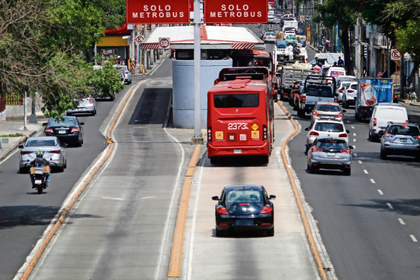
%> input picture imagenes/metrobus.png, 420 x 280 px, shrunk from 739 x 492 before the run
$ octave examen1.m   (GNU Octave 9; MATLAB toolbox functions it lacks are replaced by stand-ins)
%> lines starting %> are read from the running program, lines starting %| are printed output that depends on the picture; in (x1, y1, x2, y2) boxes, pixels count from 0 and x2, y2 are one past the last pixel; in counts of white or black regions, pixels touching at a corner belong together; the program's own positions count from 1
### libreria/escalar_mascara.m
function escalada_final = escalar_mascara(imagen, mascara)
    % ESCALAR_MASCARA : regresa la mascara escalada y centrada segun una imagen/matriz
    %                  imagen: imagen principal
    %                  mascara: mascara binaria a escalar

    escalada = imagen;
    escalada(:, :, :) = 0;
    [m, n, c] = size(escalada); %filas, columnas, canal
    ancho_imagen = round(n/2); % engorda
    desplazamiento = round((n - ancho_imagen) / 2); % enpareja
    alto_imagen = m;

    copia_mascara = mascara;
    copia_mascara(:, :, :) = 0;
    [m_mascara, n_mascara, c_mascara] = size(copia_mascara);
    ancho_mascara = n_mascara;
    alto_mascara = m_mascara;

    ancho_unidad = round(ancho_imagen/ancho_mascara);
    alto_unidad = round(alto_imagen/alto_mascara);


    for i = 1 : m_mascara
      for j = 1 : n_mascara
        inicio_fila = ((i - 1) * alto_unidad) + 1;
        fin_fila = i * alto_unidad;

        inicio_columna = ((j - 1) * ancho_unidad) + 1;
        fin_columna = j * ancho_unidad;


        if i == m_mascara
            fin_fila = alto_imagen;
        end
        if j == n_mascara
            fin_columna = ancho_imagen;
        end


        if mascara(i, j) == 1
            inicio_absoluto_columna = inicio_columna + desplazamiento;
            fin_absoluto_columna = fin_columna + desplazamiento;

            escalada(inicio_fila:fin_fila, inicio_absoluto_columna:fin_absoluto_columna, :) = 1;
        end

      end
    end
    escalada_final = logical(escalada(:,:,1));


end

### libreria/matriz_letra.m
function matriz = matriz_letra(letra)
    % MATRIZ_LETRA: Regresa una pequena matriz binaria de 5x8 que representa el caracter deseado
    % letra: Caracter a recuperar.

    switch letra
        case 'A'
            matriz = [
            0 0  1 1 1 1  0 0;
            0 0  1 0 0 1  0 0;
            0 0  1 1 1 1  0 0;
            0 0  1 0 0 1  0 0;
            0 0  1 0 0 1  0 0];
        case 'B'
            matriz = [
            0 0  1 1 1 0  0 0;
            0 0  1 0 0 1  0 0;
            0 0  1 1 1 0  0 0;
            0 0  1 0 0 1  0 0;
            0 0  1 1 1 0  0 0];
        case 'C'
            matriz = [
            0 0  0 1 1 1  0 0;
            0 0  1 0 0 0  0 0;
            0 0  1 0 0 0  0 0;
            0 0  1 0 0 0  0 0;
            0 0  0 1 1 1  0 0];
        case 'D'
            matriz = [
            0 0  1 1 1 0  0 0;
            0 0  1 0 0 1  0 0;
            0 0  1 0 0 1  0 0;
            0 0  1 0 0 1  0 0;
            0 0  1 1 1 0  0 0];
        case 'E'
            matriz = [
            0 0  1 1 1 1  0 0;
            0 0  1 0 0 0  0 0;
            0 0  1 1 1 0  0 0;
            0 0  1 0 0 0  0 0;
            0 0  1 1 1 1  0 0];
        case 'F'
            matriz = [
            0 0  1 1 1 1  0 0;
            0 0  1 0 0 0  0 0;
            0 0  1 1 1 0  0 0;
            0 0  1 0 0 0  0 0;
            0 0  1 0 0 0  0 0];
        case 'G'
            matriz = [
            0 0  0 1 1 1  0 0;
            0 0  1 0 0 0  0 0;
            0 0  1 0 1 1  0 0;
            0 0  1 0 0 1  0 0;
            0 0  0 1 1 1  0 0];
        case 'H'
            matriz = [
            0 0  1 0 0 1  0 0;
            0 0  1 0 0 1  0 0;
            0 0  1 1 1 1  0 0;
            0 0  1 0 0 1  0 0;
            0 0  1 0 0 1  0 0];
        case 'I'
            matriz = [
            0 0  1 1 1 1  0 0;
            0 0  0 1 1 0  0 0;
            0 0  0 1 1 0  0 0;
            0 0  0 1 1 0  0 0;
            0 0  1 1 1 1  0 0];
        case 'J'
            matriz = [
            0 0  0 0 0 1  0 0;
            0 0  0 0 0 1  0 0;
            0 0  1 0 0 1  0 0;
            0 0  1 0 0 1  0 0;
            0 0  0 1 1 0  0 0];
        case 'K'
            matriz = [
            0 0  1 0 0 1  0 0;
            0 0  1 0 1 0  0 0;
            0 0  1 1 0 0  0 0;
            0 0  1 0 1 0  0 0;
            0 0  1 0 0 1  0 0];
        case 'L'
            matriz = [
            0 0  1 0 0 0  0 0;
            0 0  1 0 0 0  0 0;
            0 0  1 0 0 0  0 0;
            0 0  1 0 0 0  0 0;
            0 0  1 1 1 1  0 0];
        case 'M'
            matriz = [
            0 0  1 0 0 1  0 0;
            0 0  1 1 1 1  0 0;
            0 0  1 0 0 1  0 0;
            0 0  1 0 0 1  0 0;
            0 0  1 0 0 1  0 0];
        case 'N'
            matriz = [
            0 0  1 0 0 1  0 0;
            0 0  1 1 0 1  0 0;
            0 0  1 0 1 1  0 0;
            0 0  1 0 0 1  0 0;
            0 0  1 0 0 1  0 0];
        case 'O'
            matriz = [
            0 0  0 1 1 0  0 0;
            0 0  1 0 0 1  0 0;
            0 0  1 0 0 1  0 0;
            0 0  1 0 0 1  0 0;
            0 0  0 1 1 0  0 0];
        case 'P'
            matriz = [
            0 0  1 1 1 0  0 0;
            0 0  1 0 0 1  0 0;
            0 0  1 1 1 0  0 0;
            0 0  1 0 0 0  0 0;
            0 0  1 0 0 0  0 0];
        case 'Q'
            matriz = [
            0 0  0 1 1 0  0 0;
            0 0  1 0 0 1  0 0;
            0 0  1 0 0 1  0 0;
            0 0  0 1 1 0  0 0;
            0 0  0 0 0 1  0 0];
        case 'R'
            matriz = [
            0 0  1 1 1 0  0 0;
            0 0  1 0 0 1  0 0;
            0 0  1 1 1 0  0 0;
            0 0  1 0 1 0  0 0;
            0 0  1 0 0 1  0 0];
        case 'S'
            matriz = [
            0 0  0 1 1 1  0 0;
            0 0  1 0 0 0  0 0;
            0 0  0 1 1 0  0 0;
            0 0  0 0 0 1  0 0;
            0 0  1 1 1 0  0 0];
        case 'T'
            matriz = [
            0 0  1 1 1 1  0 0;
            0 0  0 1 1 0  0 0;
            0 0  0 1 1 0  0 0;
            0 0  0 1 1 0  0 0;
            0 0  0 1 1 0  0 0];
        case 'U'
            matriz = [
            0 0  1 0 0 1  0 0;
            0 0  1 0 0 1  0 0;
            0 0  1 0 0 1  0 0;
            0 0  1 0 0 1  0 0;
            0 0  0 1 1 0  0 0];
        case 'V'
            matriz = [
            0 0  1 0 0 1  0 0;
            0 0  1 0 0 1  0 0;
            0 0  1 0 0 1  0 0;
            0 0  0 1 1 0  0 0;
            0 0  0 1 1 0  0 0];
        case 'W'
            matriz = [
            0 0  1 0 0 1  0 0;
            0 0  1 0 0 1  0 0;
            0 0  1 1 1 1  0 0;
            0 0  1 1 1 1  0 0;
            0 0  1 0 0 1  0 0];
        case 'X'
            matriz = [
            0 0  1 0 0 1  0 0;
            0 0  0 1 1 0  0 0;
            0 0  0 1 1 0  0 0;
            0 0  0 1 1 0  0 0;
            0 0  1 0 0 1  0 0];
        case 'Y'
            matriz = [
            0 0  1 0 0 1  0 0;
            0 0  0 1 1 0  0 0;
            0 0  0 1 1 0  0 0;
            0 0  0 1 1 0  0 0;
            0 0  0 1 1 0  0 0];
        case 'Z'
            matriz = [
            0 0  1 1 1 1  0 0;
            0 0  0 0 1 0  0 0;
            0 0  0 1 0 0  0 0;
            0 0  1 0 0 0  0 0;
            0 0  1 1 1 1  0 0];


        case 'a'
            matriz = [
            0 0  0 0 0 0  0 0;
            0 0  0 1 1 0  0 0;
            0 0  1 0 0 1  0 0;
            0 0  1 0 0 1  0 0;
            0 0  0 1 1 1  0 0];
        case 'b'
            matriz = [
            0 0  1 0 0 0  0 0;
            0 0  1 0 0 0  0 0;
            0 0  1 1 1 0  0 0;
            0 0  1 0 0 1  0 0;
            0 0  1 1 1 0  0 0];
        case 'c'
            matriz = [
            0 0  0 0 0 0  0 0;
            0 0  0 1 1 1  0 0;
            0 0  1 0 0 0  0 0;
            0 0  1 0 0 0  0 0;
            0 0  0 1 1 1  0 0];
        case 'd'
            matriz = [
            0 0  0 0 0 1  0 0;
            0 0  0 0 0 1  0 0;
            0 0  0 1 1 1  0 0;
            0 0  1 0 0 1  0 0;
            0 0  0 1 1 1  0 0];
        case 'e'
            matriz = [
            0 0  0 0 0 0  0 0;
            0 0  0 1 1 0  0 0;
            0 0  1 1 1 1  0 0;
            0 0  1 0 0 0  0 0;
            0 0  0 1 1 1  0 0];
        case 'f'
            matriz = [
            0 0  0 0 1 1  0 0;
            0 0  0 1 0 0  0 0;
            0 0  1 1 1 0  0 0;
            0 0  0 1 0 0  0 0;
            0 0  0 1 0 0  0 0];
        case 'g'
            matriz = [
            0 0  0 1 1 1  0 0;
            0 0  1 0 0 1  0 0;
            0 0  0 1 1 1  0 0;
            0 0  0 0 0 1  0 0;
            0 0  0 1 1 0  0 0];
        case 'h'
            matriz = [
            0 0  1 0 0 0  0 0;
            0 0  1 0 0 0  0 0;
            0 0  1 1 1 0  0 0;
            0 0  1 0 0 1  0 0;
            0 0  1 0 0 1  0 0];
        case 'i'
            matriz = [
            0 0  0 0 1 0  0 0;
            0 0  0 0 0 0  0 0;
            0 0  0 1 1 0  0 0;
            0 0  0 0 1 0  0 0;
            0 0  0 1 1 1  0 0];
        case 'j'
            matriz = [
            0 0  0 0 1 0  0 0;
            0 0  0 0 0 0  0 0;
            0 0  0 0 1 0  0 0;
            0 0  1 0 1 0  0 0;
            0 0  0 1 0 0  0 0];
        case 'k'
            matriz = [
            0 0  1 0 0 0  0 0;
            0 0  1 0 0 0  0 0;
            0 0  1 0 1 0  0 0;
            0 0  1 1 0 0  0 0;
            0 0  1 0 1 0  0 0];
        case 'l'
            matriz = [
            0 0  0 1 1 0  0 0;
            0 0  0 0 1 0  0 0;
            0 0  0 0 1 0  0 0;
            0 0  0 0 1 0  0 0;
            0 0  0 1 1 1  0 0];
        case 'm'
            matriz = [
            0 0  0 0 0 0  0 0;
            0 0  1 1 1 0  0 0;
            0 0  1 0 1 1  0 0;
            0 0  1 0 1 0  0 0;
            0 0  1 0 1 0  0 0];
        case 'n'
            matriz = [
            0 0  0 0 0 0  0 0;
            0 0  1 1 1 0  0 0;
            0 0  1 0 0 1  0 0;
            0 0  1 0 0 1  0 0;
            0 0  1 0 0 1  0 0];
        case 'o'
            matriz = [
            0 0  0 0 0 0  0 0;
            0 0  0 1 1 0  0 0;
            0 0  1 0 0 1  0 0;
            0 0  1 0 0 1  0 0;
            0 0  0 1 1 0  0 0];
        case 'p'
            matriz = [
            0 0  0 0 0 0  0 0;
            0 0  1 1 1 0  0 0;
            0 0  1 0 0 1  0 0;
            0 0  1 1 1 0  0 0;
            0 0  1 0 0 0  0 0];
        case 'q'
            matriz = [
            0 0  0 0 0 0  0 0;
            0 0  0 1 1 1  0 0;
            0 0  1 0 0 1  0 0;
            0 0  0 1 1 1  0 0;
            0 0  0 0 0 1  0 0];
        case 'r'
            matriz = [
            0 0  0 0 0 0  0 0;
            0 0  0 1 1 1  0 0;
            0 0  0 1 0 0  0 0;
            0 0  0 1 0 0  0 0;
            0 0  0 1 0 0  0 0];
        case 's'
            matriz = [
            0 0  0 0 0 0  0 0;
            0 0  0 1 1 1  0 0;
            0 0  0 1 0 0  0 0;
            0 0  0 0 1 1  0 0;
            0 0  1 1 1 0  0 0];
        case 't'
            matriz = [
            0 0  0 0 1 0  0 0;
            0 0  0 1 1 1  0 0;
            0 0  0 0 1 0  0 0;
            0 0  0 0 1 0  0 0;
            0 0  0 0 0 1  0 0];
        case 'u'
            matriz = [
            0 0  0 0 0 0  0 0;
            0 0  1 0 0 1  0 0;
            0 0  1 0 0 1  0 0;
            0 0  1 0 0 1  0 0;
            0 0  0 1 1 1  0 0];
        case 'v'
            matriz = [
            0 0  0 0 0 0  0 0;
            0 0  1 0 0 1  0 0;
            0 0  1 0 0 1  0 0;
            0 0  0 1 1 0  0 0;
            0 0  0 1 1 0  0 0];
        case 'w'
            matriz = [
            0 0  0 0 0 0  0 0;
            0 0  1 0 0 1  0 0;
            0 0  1 0 0 1  0 0;
            0 0  1 1 1 1  0 0;
            0 0  0 1 1 0  0 0];
        case 'x'
            matriz = [
            0 0  0 0 0 0  0 0;
            0 0  1 0 0 1  0 0;
            0 0  0 1 1 0  0 0;
            0 0  1 0 0 1  0 0;
            0 0  1 0 0 1  0 0];
        case 'y'
            matriz = [
            0 0  0 0 0 0  0 0;
            0 0  1 0 0 1  0 0;
            0 0  1 0 0 1  0 0;
            0 0  0 1 1 1  0 0;
            0 0  0 0 1 0  0 0];
        case 'z'
            matriz = [
            0 0  0 0 0 0  0 0;
            0 0  1 1 1 1  0 0;
            0 0  0 0 1 0  0 0;
            0 0  0 1 0 0  0 0;
            0 0  1 1 1 1  0 0];


        case '0'
            matriz = [
            0 0  0 1 1 0  0 0;
            0 0  1 0 0 1  0 0;
            0 0  1 0 0 1  0 0;
            0 0  1 0 0 1  0 0;
            0 0  0 1 1 0  0 0];
        case '1'
            matriz = [
            0 0  0 1 1 0  0 0;
            0 0  1 1 1 0  0 0;
            0 0  0 1 1 0  0 0;
            0 0  0 1 1 0  0 0;
            0 0  1 1 1 1  0 0];
        case '2'
            matriz = [
            0 0  0 1 1 0  0 0;
            0 0  1 0 0 1  0 0;
            0 0  0 0 1 0  0 0;
            0 0  0 1 0 0  0 0;
            0 0  1 1 1 1  0 0];
        case '3'
            matriz = [
            0 0  1 1 1 0  0 0;
            0 0  0 0 0 1  0 0;
            0 0  0 1 1 0  0 0;
            0 0  0 0 0 1  0 0;
            0 0  1 1 1 0  0 0];
        case '4'
            matriz = [
            0 0  1 0 0 1  0 0;
            0 0  1 0 0 1  0 0;
            0 0  1 1 1 1  0 0;
            0 0  0 0 0 1  0 0;
            0 0  0 0 0 1  0 0];
        case '5'
            matriz = [
            0 0  1 1 1 1  0 0;
            0 0  1 0 0 0  0 0;
            0 0  1 1 1 0  0 0;
            0 0  0 0 0 1  0 0;
            0 0  1 1 1 0  0 0];
        case '6'
            matriz = [
            0 0  0 1 1 1  0 0;
            0 0  1 0 0 0  0 0;
            0 0  1 1 1 0  0 0;
            0 0  1 0 0 1  0 0;
            0 0  0 1 1 0  0 0];
        case '7'
            matriz = [
            0 0  1 1 1 1  0 0;
            0 0  0 0 0 1  0 0;
            0 0  0 0 1 0  0 0;
            0 0  0 1 0 0  0 0;
            0 0  0 1 0 0  0 0];
        case '8'
            matriz = [
            0 0  0 1 1 0  0 0;
            0 0  1 0 0 1  0 0;
            0 0  0 1 1 0  0 0;
            0 0  1 0 0 1  0 0;
            0 0  0 1 1 0  0 0];
        case '9'
            matriz = [
            0 0  0 1 1 0  0 0;
            0 0  1 0 0 1  0 0;
            0 0  0 1 1 1  0 0;
            0 0  0 0 0 1  0 0;
            0 0  1 1 1 0  0 0];

        otherwise

            matriz = zeros(5,8);
    end
end

### examen1.m
clc
clear all
close all
warning off all

addpath("libreria");

imagen=imread('imagenes\metrobus.png');
%> imagen is the input picture: size 280x420x3 uint8; mean R, G, B 122.8, 115.1, 112.6
continuar = true;

% Canal rojo
roja = imagen;
roja(:,:,2)=0;
roja(:,:,3)=0;
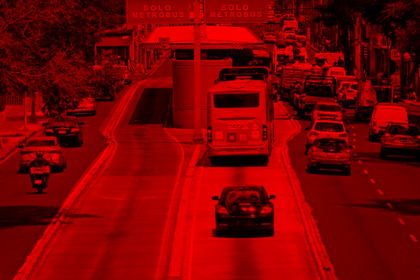
%> roja: size 280x420x3 uint8; mean R, G, B 122.8, 0, 0


%canal azul
azul = imagen;
azul(:,:,1)=0;
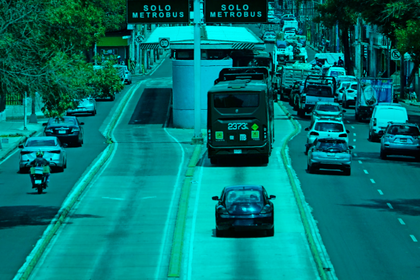
%> azul: size 280x420x3 uint8; mean R, G, B 0, 115.1, 112.6
azul(:,:,2)=0;
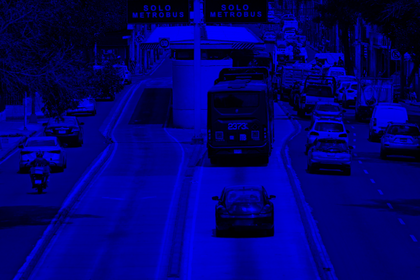
%> azul: size 280x420x3 uint8; mean R, G, B 0, 0, 112.6


% Conversion a grises y seleccionamos 3 canales
img_gris = rgb2gray(imagen);
img_gris_rgb = cat(3, img_gris, img_gris, img_gris);

% Definiicon del color de la letra
color_verde = [0, 255, 0];

% Modificar canales
r_canal = img_gris_rgb(:,:,1);
g_canal = img_gris_rgb(:,:,2);
b_canal = img_gris_rgb(:,:,3);

% Donde la mascara sea 1, se queda en verde
matriz_letra_binaria = matriz_letra('S');
mascara = escalar_mascara(imagen, matriz_letra_binaria);
%> in escalar_mascara, `escalada(:, :, :) = 0;`: escalada: size 280x420x3 uint8; every value is 0
%> after the loop in escalar_mascara, `for i = 1 : m_mascara`:
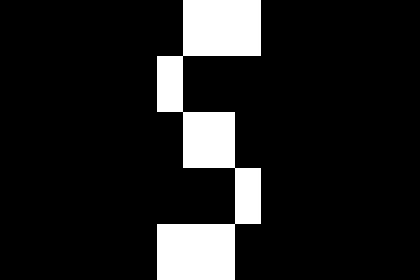
%> escalada: size 280x420x3 uint8; values 0 (black) and 1 (white), 12.4% white; 1 white region, box (x1, y1, x2, y2) and area: (157, 0, 261, 280) 14560
%> after the loop in escalar_mascara, `for i = 1 : m_mascara`: fin_absoluto_columna = 235; inicio_absoluto_columna = 210

r_canal(mascara == 1) = color_verde(1);
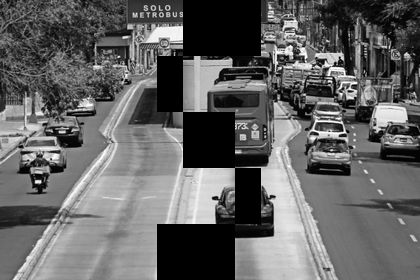
%> r_canal: size 280x420 uint8; min 0, max 255, mean 99.8
g_canal(mascara == 1) = color_verde(2);
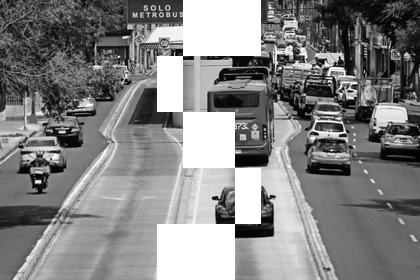
%> g_canal: size 280x420 uint8; min 0, max 255, mean 131.4
b_canal(mascara == 1) = color_verde(3);

% Unimos los canales
resultado_final = cat(3, r_canal, g_canal, b_canal);

matriz = [azul imagen; roja resultado_final];
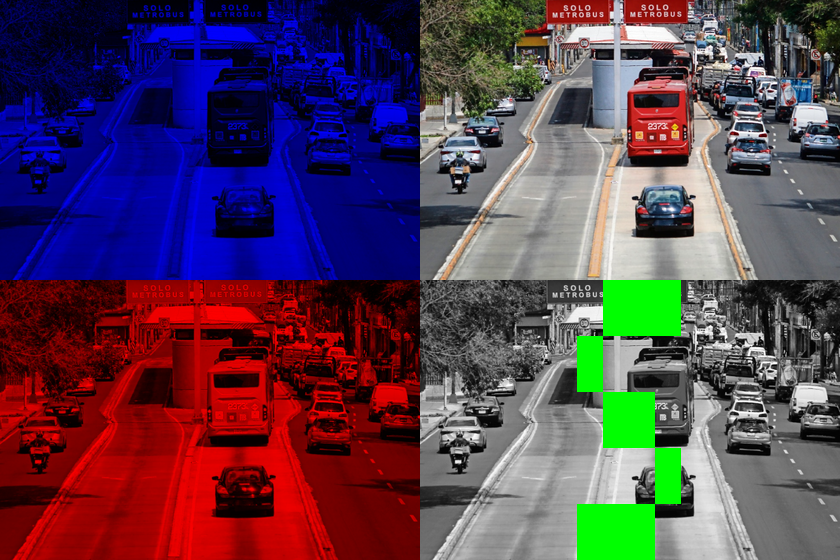
%> matriz: size 560x840x3 uint8; mean R, G, B 86.4, 61.6, 81.3

% Visualizaci줻
figure;
subplot(2, 2, 1);
imshow(azul); title('Canal azul');
subplot(2, 2, 2);
imshow(imagen); title('Imagen a color');
subplot(2, 2, 3);
imshow(roja); title('Canal rojo');
subplot(2, 2, 4);
imshow(resultado_final); title('Gris con letra verde');

figure(2);
imshow(matriz);
